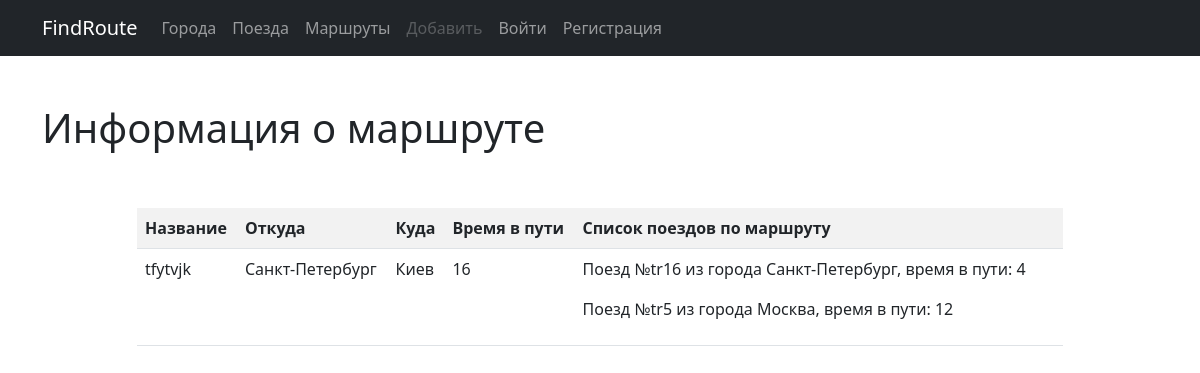
/detail/6/, run on the app's committed database.
### routes/models.py (models this page shows, shortened)
class Route(models.Model):
    name = models.CharField(max_length=50, unique=True,
                            verbose_name='Название маршрута')
    travel_times = models.PositiveSmallIntegerField(verbose_name='Общее время в пути')
    from_city = models.ForeignKey(City, on_delete=models.CASCADE,
                                  related_name='route_from_city_set',
                                  verbose_name='Город отправления')
    to_city = models.ForeignKey('cities.City', on_delete=models.CASCADE,
                                related_name='route_to_city_set',
                                verbose_name='Город прибытия')
    trains = models.ManyToManyField('trains.Train', verbose_name='Список поездов')
    class Meta:
        verbose_name = 'Маршрут'
        verbose_name_plural = 'Маршруты'
        ordering = ['travel_times']

### cities/models.py (models this page shows, shortened)
class City(models.Model):
    name = models.CharField(max_length=100, unique=True, verbose_name='Название города')
    def __str__(self):
        return self.name
    class Meta:
        verbose_name = 'Город'
        verbose_name_plural = 'Города'
        ordering = ['name']

### trains/models.py (models this page shows, shortened)
class Train(models.Model):
    name = models.CharField(max_length=50, unique=True,
                            verbose_name='Название поезда')
    travel_time = models.PositiveSmallIntegerField(verbose_name='Время в пути')
    from_city = models.ForeignKey(City, on_delete=models.CASCADE,
                                  related_name='from_city_set',
                                  verbose_name='Город отправления')
    to_city = models.ForeignKey('cities.City', on_delete=models.CASCADE,
                                related_name='to_city_set',
                                verbose_name='Город прибытия')
    def __str__(self):
        return f'Поезд №{self.name} из города {self.from_city}'
    class Meta:
        verbose_name = 'Поезд'
        verbose_name_plural = 'Поезда'
        ordering = ['travel_time']

### routes/views.py (the view)
# urls.py: path('detail/<int:pk>/', RouteDetailView.as_view(), name='detail'),
class RouteDetailView(DetailView):
    queryset = Route.objects.all()
    template_name = 'routes/detail.html'

### routes/templates/routes/detail.html (shortened to what this page needs)
{% extends 'base.html' %}
{% block content %}
    <h1>Информация о маршруте</h1>
    <div class="row">
        <div class="col-md-10 mx-auto my-5">
            <table class="table table-striped">
                <tr>
                    <th>Название</th>
                    <th>Откуда</th>
                    <th>Куда</th>
                    <th>Время в пути</th>
                    <th>Список поездов по маршруту</th>
                    <th>&nbsp;</th>
                </tr>
                <tr>
                    <td>{{ object.name }}</td>
                    <td>{{ object.from_city }}</td>
                    <td>{{ object.to_city }}</td>
                    <td>{{ object.travel_times }}</td>
                    <td>
                        {% for train in object.trains.all %}
                            <p>{{ train }}, время в пути: {{ train.travel_time }}</p>
                        {% endfor %}
                    </td>
                    <td>
                    </td>
                </tr>
            </table>
        </div>
    </div>
{% endblock %}

### data on the page
Route: name "tfytvjk", from_city "Санкт-Петербург", to_city "Киев", travel_times "16"
Train: name+from_city "Поезд №tr16 из города Санкт-Петербург", travel_time "4"
Train: name+from_city "Поезд №tr5 из города Москва", travel_time "12"
